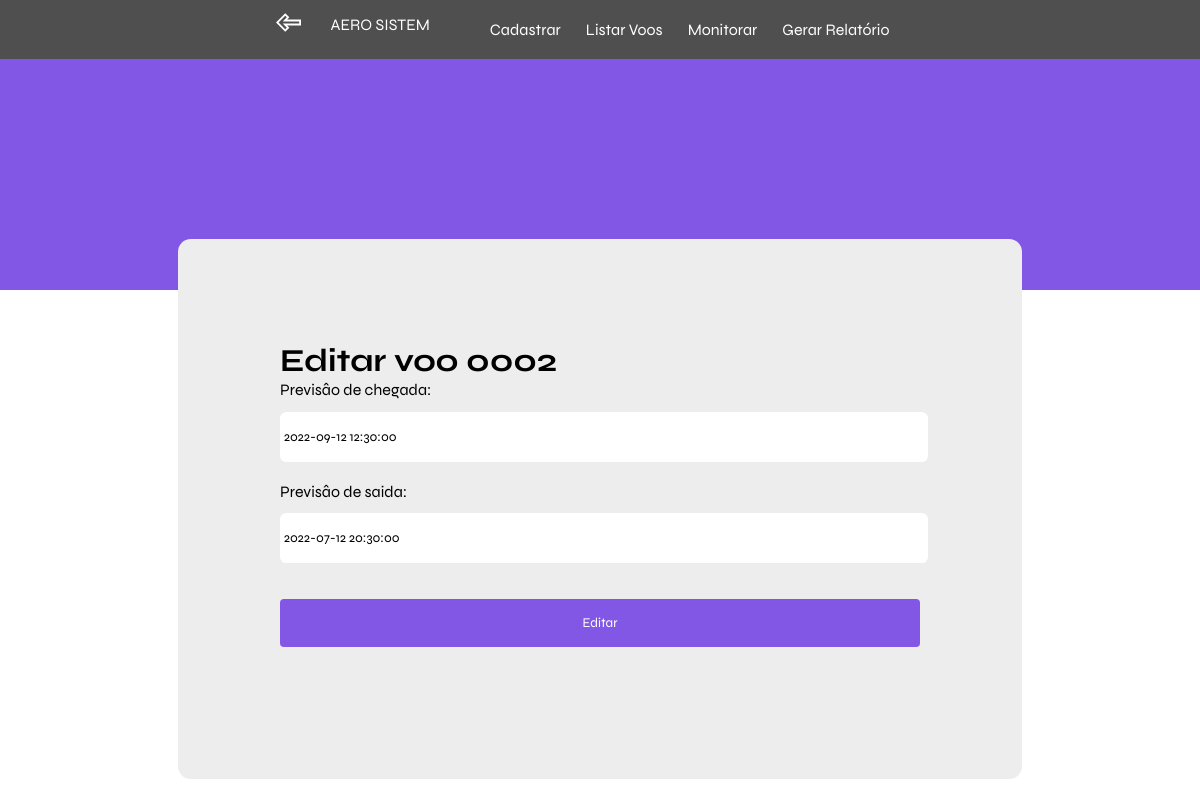
Screenshot of /edit/14 (signed in) with the database file from the repository.
### book/models.py (models this page shows)
class Voo(models.Model):
	STATUS = [
		('GOL', 'Gol'),
		('TAM', 'TAM '),
		('AVC', 'Avianca '),
		('AZL', 'Azul '),
	]
	ROTAS = [
		('SP-RJ', 'SP-RJ'),
		('SP-DF', 'SP-DF'),
		('RJ-SP', 'RJ-SP'),
		('DF-SP', 'DF-SP'),
	]
	id = models.BigAutoField(primary_key=True)
	codigo = models.CharField(max_length=12, null=False,unique = True)
	companhia = models.CharField(max_length=3,choices=STATUS, null=False)
	previsao_chegada = models.DateTimeField(null=False)
	previsao_partida = models.DateTimeField(null=False)
	rota = models.CharField(max_length=5,choices=ROTAS, null=False)
	class Meta:
		db_table = 'Voos'

### book/views.py (the view, shortened to what this page needs)
# urls.py: path('edit/<int:id>', views.edit, name='edit'),
def edit(request,id):
    permissao = request.session['permissao']
    request.session['tentativas'] = 0
    voo = Voo.objects.get(id = id)
    form = EditarVoo(request.POST or None,instance=voo)
    voos_dinamico = Estado_Dinamico.objects.select_related()
    context={'voos_dinamico':voos_dinamico,'estado':'edicao','form':form,'mensagem': voo.codigo,'permissao':permissao}
    return render(request,'central.html',context)

### book/forms.py
class EditarVoo(forms.ModelForm):
    previsao_partida = forms.DateTimeField(
        label=("Previsâo de saida"),
        required=False
    )
    previsao_chegada = forms.DateTimeField(
        label=("Previsâo de chegada"),
        required=False
    )
    class Meta:
        model = Voo
        fields = ('previsao_chegada', 'previsao_partida')

### template/central.html (shortened to what this page needs)
{% load static %}
<!DOCTYPE html>
<html lang="en">
<head>
    <link rel="stylesheet" href="{% static 'css/global.css' %}" />
    <link rel="stylesheet" href="{% static 'css/central.css' %}" />
</head>
<body>
    {% block content %}
    <header>
        <div class="content">
            <a class="voltar" href="{% url 'home' %}"><img src="{% static 'images/back.svg' %}" alt=""></a>
            <div class="column-left">
              <a href="{% url 'home' %}">AERO SISTEM</a>
              <ul class="menu">
                <li><a href="{% url 'cadastrar' %}">Cadastrar</a></li>
                <li><a href="{% url 'central' %}">Listar Voos</a></li>
                <li><a href="{% url 'monitorar' %}">Monitorar</a></li>
                <li><a href="{% url 'relatorio' %}">Gerar Relatório</a></li>
              </ul>
            </div>
    </header>
    <div class="dashboard">
        {% if permissao != 'operador' %}
            <h1>Você não tem permissão para acessar essa área!</h1>
        {% else %}
        {% if estado == 'edicao' %}
        <form method="post">
            <h1 class="titulo">Editar voo {{mensagem}}</h1>
            {{ form.as_p }}
            <button type="submit">Editar</button>
        </form>
        {% endif %}
        {% endif %}
    </div>
    {% endblock %}
</body>
</html>

### book/static/css/global.css (style rules this page uses)
* { font-family: 'Syne', sans-serif; }
:root { --fundo: #8257E5; --branco: #ffffff; --text: #4F4F4F; --text2: #8257E5; }

### book/static/css/central.css (style rules this page uses)
* { margin: 0; }
header { background-color: var(--fundo); width: 100%; height: 290px; }
.dashboard { background-color: #EDEDED; max-width: 40rem; border-radius: 0.8rem; margin: -3.2rem auto 3.2rem; padding: 6.4rem; overflow: hidden; }
.content { display: flex; justify-content: center; background-color: var(--text); }
.column-left { display: flex; justify-content: center; padding: 15px; }
a { margin-right: 15px; text-decoration: none; color: var(--branco); }
ul { display: flex; justify-content: center; list-style-type: none; }
a img { height: 25px; width: 25px; margin-top: 10px; }
input { width: 100%; height: 2.6rem; margin-top: 0.8rem; border-radius: 0.4rem; background: var(--branco); outline: 0; padding: 4px; border: 0; margin-bottom: 20px; }
button { border: 0; margin-top: 16px; background-color: var(--fundo); border-radius: 4px; width: 100%; height: 48px; cursor: pointer; color: var(--branco); margin-bottom: 30px; }
li { list-style-type: none; padding: 5px; color: var(--text) }

### rows the page displays
Voo: codigo "0002", previsao_chegada "2022-09-12 12:30:00", previsao_partida "2022-07-12 20:30:00"
